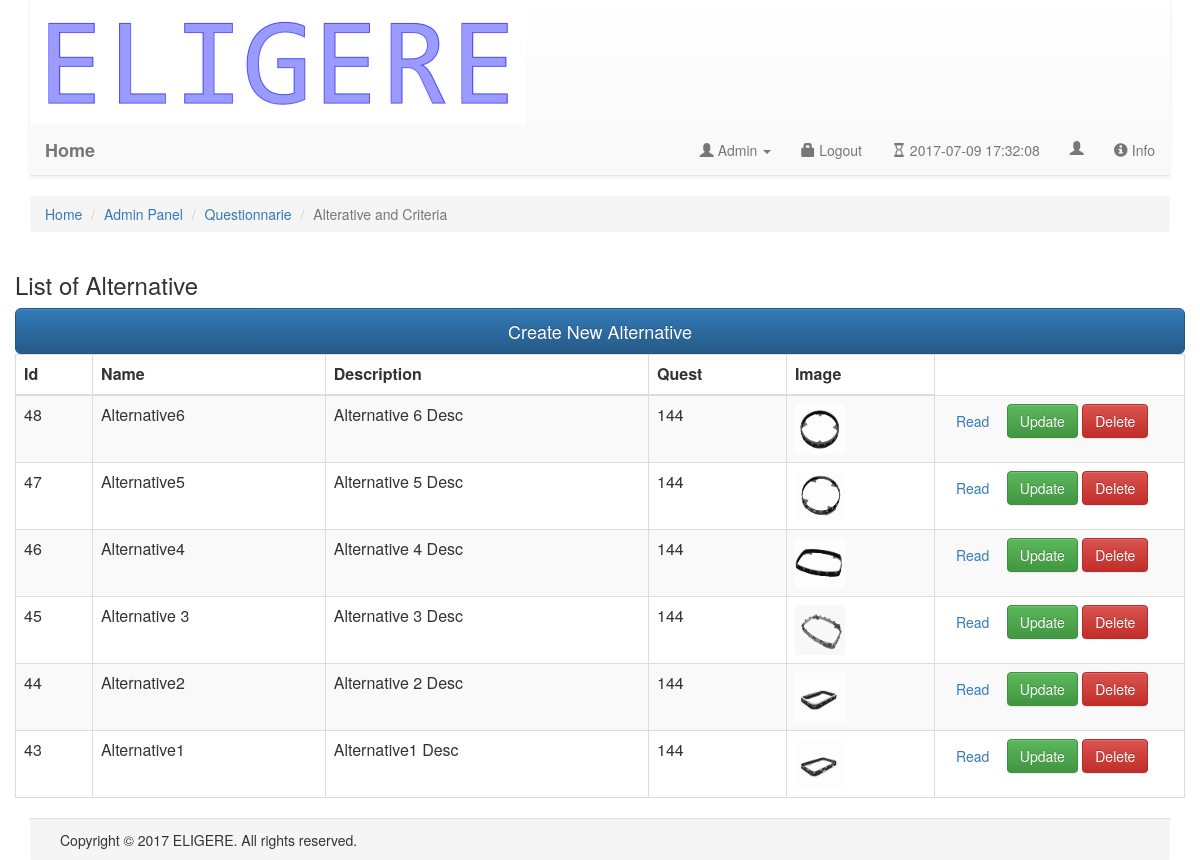
The app's page /insertAlternativeAndCriteria.php?id=144 with its own data.
### tables this page shows
CREATE TABLE `alternative` (
  `id` int(11) NOT NULL,
  `name` char(20) NOT NULL,
  `description` text NOT NULL,
  `date_insert` date NOT NULL,
  `questionnaire_id` int(11) NOT NULL,
  `user_id` char(30) NOT NULL,
  `dir_path` char(50) NOT NULL,
  `dir_path_file` char(100) NOT NULL
);

### insertAlternativeAndCriteria.php (the view, shortened to what this page needs)
<html lang="en">
  <body>
	<div class="container">
	  <?php
	  include 'staticNavBar.php';
	  ?>
	    <ol class="breadcrumb">
		  <li class="breadcrumb-item"><a href="index.php">Home</a></li>
		  <li class="breadcrumb-item "><a href="mainAdmin.php">Admin Panel</a></li>
		  <li class="breadcrumb-item "><a href="insertQuestionnarie.php">Questionnarie</a></li>
		  <li class="breadcrumb-item active">Alterative and Criteria</li>
		</ol>
		<div class="row">
			<h3>List of Alternative</h3>
		</div>
		<div class="row">
				<a href="alternative/create.php">
					<button class='btn btn-lg btn-primary btn-block' type='submit'>Create New Alternative</button>
				</a>
			<table class="table table-striped table-bordered">
			  <thead>
				<tr>
				  <th>Id</th>
				  <th>Name</th>
				  <th>Description</th>
				  <th>Quest</th>
				  <th>Image</th>
				</tr>
			  </thead>
			  <tbody>
			  <?php
			   $pdo = Database::connect();
			   $sql = 'SELECT * FROM alternative WHERE questionnaire_id = '.$_SESSION['selectedQuest'].' ORDER BY id DESC';
			   foreach ($pdo->query($sql) as $row) {
					    $dir_path = $row['dir_path_file'];
						$desc     = $row['description'];
						echo '<tr>';
						echo '<td>'. $row['id'] . '</td>';
						echo '<td>'. $row['name'] . '</td>';
						echo '<td>'. $row['description'] . '</td>';
						echo '<td>'. $row['questionnaire_id'] . '</td>';
						echo "<td><img src='$dir_path' alt='$desc' style='width:50px;height:50px;'></td>";
						echo '<td width=250>';
							echo '<a class="btn" href="alternative/read.php?id='.$row['id'].'">Read</a>';
							echo '<a class="btn btn-success" href="alternative/update.php?id='.$row['id'].'">Update</a>';
							echo '<a class="btn btn-danger" href="alternative/delete.php?id='.$row['id'].'">Delete</a>';
							echo '</td>';                            echo '</tr>';
			   }
			  ?>
			  </tbody>
		</table>
	</div>
	</div>
	<div class="container">
		<?php include 'footer.php'; ?>
    </div>
 	</body>
 </html>

### records on screen
alternative: id "48", name "Alternative6", description "Alternative 6 Desc", questionnaire "144", dir_path_file (picture)
alternative: id "47", name "Alternative5", description "Alternative 5 Desc", questionnaire "144", dir_path_file (picture)
alternative: id "46", name "Alternative4", description "Alternative 4 Desc", questionnaire "144", dir_path_file (picture)
alternative: id "45", name "Alternative 3", description "Alternative 3 Desc", questionnaire "144", dir_path_file (picture)
alternative: id "44", name "Alternative2", description "Alternative 2 Desc", questionnaire "144", dir_path_file (picture)
alternative: id "43", name "Alternative1", description "Alternative1 Desc", questionnaire "144", dir_path_file (picture)
